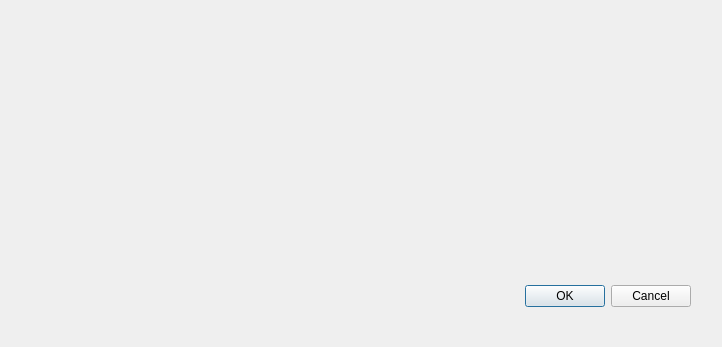
<?xml version="1.0" encoding="UTF-8"?>
<ui version="4.0">
 <class>dlgRoundCutter</class>
 <widget class="QDialog" name="dlgRoundCutter">
  <property name="geometry">
   <rect>
    <x>0</x>
    <y>0</y>
    <width>722</width>
    <height>347</height>
   </rect>
  </property>
  <property name="windowTitle">
   <string>Dialog</string>
  </property>
  <widget class="QDialogButtonBox" name="buttonBox">
   <property name="geometry">
    <rect>
     <x>350</x>
     <y>280</y>
     <width>341</width>
     <height>32</height>
    </rect>
   </property>
   <property name="orientation">
    <enum>Qt::Horizontal</enum>
   </property>
   <property name="standardButtons">
    <set>QDialogButtonBox::Cancel|QDialogButtonBox::Ok</set>
   </property>
  </widget>
 </widget>
 <resources/>
 <connections>
  <connection>
   <sender>buttonBox</sender>
   <signal>accepted()</signal>
   <receiver>dlgRoundCutter</receiver>
   <slot>accept()</slot>
   <hints>
    <hint type="sourcelabel">
     <x>248</x>
     <y>254</y>
    </hint>
    <hint type="destinationlabel">
     <x>157</x>
     <y>274</y>
    </hint>
   </hints>
  </connection>
  <connection>
   <sender>buttonBox</sender>
   <signal>rejected()</signal>
   <receiver>dlgRoundCutter</receiver>
   <slot>reject()</slot>
   <hints>
    <hint type="sourcelabel">
     <x>316</x>
     <y>260</y>
    </hint>
    <hint type="destinationlabel">
     <x>286</x>
     <y>274</y>
    </hint>
   </hints>
  </connection>
 </connections>
</ui>
